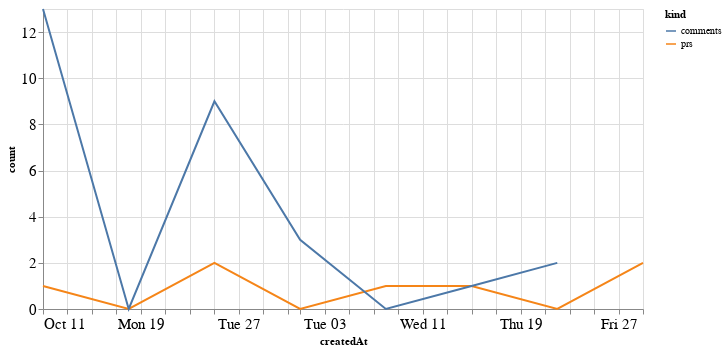

The cell this chart's notebook holds for it:
### Code cell
alt.Chart(total_time, width=600).mark_line().encode(
    x='createdAt',
    y='count',
    color='kind'
)

### Figure 1 — Vega-Lite specification as saved in the notebook (floating-point values rounded to 4 significant figures)
{"config": {"axisLeft": {"labelFontSize": 15}, "axisBottom": {"labelFontSize": 15}}, "data": {"name": "data-66f6e3a50fe67fb4c1dc216e77038606"}, "mark": "line", "encoding": {"color": {"type": "nominal", "field": "kind"}, "x": {"type": "temporal", "field": "createdAt"}, "y": {"type": "quantitative", "field": "count"}}, "width": 600, "$schema": "https://vega.github.io/schema/vega-lite/v4.8.1.json", "datasets": {"data-66f6e3a50fe67fb4c1dc216e77038606": [{"createdAt": "2020-10-11T00:00:00", "kind": "prs", "count": 1.0}, {"createdAt": "2020-10-18T00:00:00", "kind": "prs", "count": 0.0}, {"createdAt": "2020-10-25T00:00:00", "kind": "prs", "count": 2.0}, {"createdAt": "2020-11-01T00:00:00", "kind": "prs", "count": 0.0}, {"createdAt": "2020-11-08T00:00:00", "kind": "prs", "count": 1.0}, {"createdAt": "2020-11-15T00:00:00", "kind": "prs", "count": 1.0}, {"createdAt": "2020-11-22T00:00:00", "kind": "prs", "count": 0.0}, {"createdAt": "2020-11-29T00:00:00", "kind": "prs", "count": 2.0}, {"createdAt": "2020-10-11T00:00:00", "kind": "comments", "count": 13.0}, {"createdAt": "2020-10-18T00:00:00", "kind": "comments", "count": 0.0}, {"createdAt": "2020-10-25T00:00:00", "kind": "comments", "count": 9.0}, {"createdAt": "2020-11-01T00:00:00", "kind": "comments", "count": 3.0}, {"createdAt": "2020-11-08T00:00:00", "kind": "comments", "count": 0.0}, {"createdAt": "2020-11-15T00:00:00", "kind": "comments", "count": 1.0}, {"createdAt": "2020-11-22T00:00:00", "kind": "comments", "count": 2.0}, {"createdAt": "2020-11-29T00:00:00", "kind": "comments", "count": null}]}}
